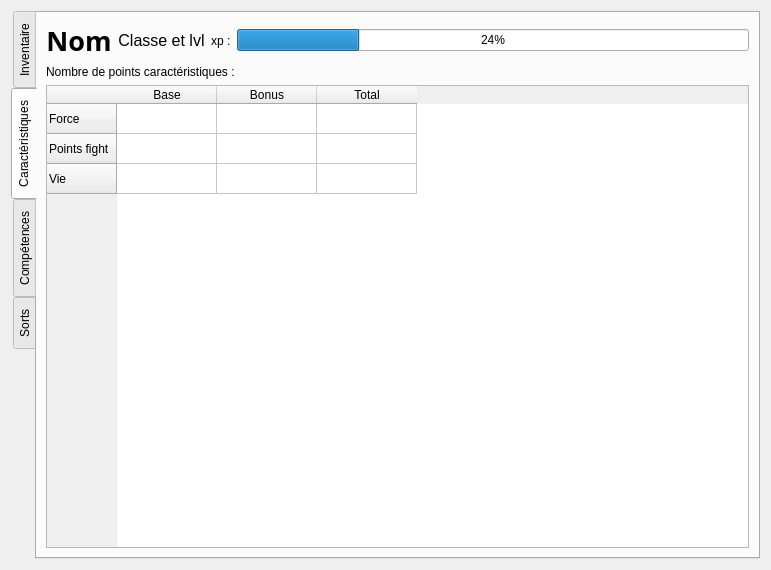
<?xml version="1.0" encoding="UTF-8"?>
<ui version="4.0">
 <class>Caracteristiques</class>
 <widget class="QDialog" name="Caracteristiques">
  <property name="geometry">
   <rect>
    <x>0</x>
    <y>0</y>
    <width>771</width>
    <height>570</height>
   </rect>
  </property>
  <property name="windowTitle">
   <string>Dialog</string>
  </property>
  <property name="autoFillBackground">
   <bool>false</bool>
  </property>
  <property name="sizeGripEnabled">
   <bool>false</bool>
  </property>
  <layout class="QVBoxLayout" name="verticalLayout_4">
   <item>
    <widget class="QTabWidget" name="tout">
     <property name="tabPosition">
      <enum>QTabWidget::West</enum>
     </property>
     <property name="currentIndex">
      <number>1</number>
     </property>
     <widget class="QWidget" name="inventaire">
      <attribute name="title">
       <string>Inventaire</string>
      </attribute>
      <layout class="QHBoxLayout" name="horizontalLayout">
       <item>
        <layout class="QVBoxLayout" name="lay_touteslesvus">
         <item>
          <layout class="QHBoxLayout" name="lay_vuobjet">
           <item>
            <widget class="QFrame" name="objets_gauche">
             <property name="frameShape">
              <enum>QFrame::StyledPanel</enum>
             </property>
             <property name="frameShadow">
              <enum>QFrame::Raised</enum>
             </property>
            </widget>
           </item>
           <item>
            <layout class="QVBoxLayout" name="lay_vu">
             <item>
              <widget class="QLabel" name="vuperso">
               <property name="text">
                <string>Vue du perso</string>
               </property>
              </widget>
             </item>
             <item>
              <layout class="QHBoxLayout" name="lay_argpod">
               <item>
                <widget class="QLabel" name="argent">
                 <property name="text">
                  <string>argent</string>
                 </property>
                </widget>
               </item>
               <item>
                <widget class="QProgressBar" name="pod">
                 <property name="value">
                  <number>24</number>
                 </property>
                </widget>
               </item>
              </layout>
             </item>
            </layout>
           </item>
           <item>
            <widget class="QFrame" name="objets_droite">
             <property name="frameShape">
              <enum>QFrame::StyledPanel</enum>
             </property>
             <property name="frameShadow">
              <enum>QFrame::Raised</enum>
             </property>
            </widget>
           </item>
          </layout>
         </item>
         <item>
          <layout class="QHBoxLayout" name="lay_nivetnom">
           <item>
            <widget class="QLabel" name="nomobjet">
             <property name="text">
              <string/>
             </property>
            </widget>
           </item>
           <item>
            <spacer name="spacer1">
             <property name="orientation">
              <enum>Qt::Horizontal</enum>
             </property>
             <property name="sizeHint" stdset="0">
              <size>
               <width>40</width>
               <height>20</height>
              </size>
             </property>
            </spacer>
           </item>
           <item>
            <widget class="QLabel" name="nivobjet">
             <property name="text">
              <string/>
             </property>
            </widget>
           </item>
          </layout>
         </item>
         <item>
          <layout class="QHBoxLayout" name="lay_obj">
           <item>
            <layout class="QVBoxLayout" name="lay_podimage">
             <item>
              <widget class="QLabel" name="podobjet">
               <property name="text">
                <string/>
               </property>
              </widget>
             </item>
             <item>
              <widget class="QLabel" name="imageobjet">
               <property name="text">
                <string>Séléctionnez un objet.</string>
               </property>
              </widget>
             </item>
            </layout>
           </item>
           <item>
            <widget class="QTabWidget" name="tab_effetcondition">
             <property name="currentIndex">
              <number>0</number>
             </property>
             <widget class="QWidget" name="attaque">
              <attribute name="title">
               <string>Attaque</string>
              </attribute>
              <layout class="QVBoxLayout" name="verticalLayout_3"/>
             </widget>
             <widget class="QWidget" name="effet">
              <attribute name="title">
               <string>Effet</string>
              </attribute>
              <layout class="QVBoxLayout" name="verticalLayout_2">
               <item>
                <widget class="QTextEdit" name="descr_effet"/>
               </item>
              </layout>
             </widget>
             <widget class="QWidget" name="conditions">
              <attribute name="title">
               <string>Conditions</string>
              </attribute>
              <layout class="QVBoxLayout" name="verticalLayout">
               <item>
                <widget class="QTextEdit" name="descr_condition"/>
               </item>
              </layout>
             </widget>
            </widget>
           </item>
          </layout>
         </item>
         <item>
          <widget class="QPlainTextEdit" name="description">
           <property name="readOnly">
            <bool>true</bool>
           </property>
           <property name="plainText">
            <string/>
           </property>
          </widget>
         </item>
        </layout>
       </item>
       <item>
        <layout class="QHBoxLayout" name="lay_inventaire"/>
       </item>
      </layout>
     </widget>
     <widget class="QWidget" name="caracteristiques">
      <attribute name="title">
       <string>Caractéristiques</string>
      </attribute>
      <layout class="QVBoxLayout" name="verticalLayout_5">
       <item>
        <layout class="QHBoxLayout" name="lay_nom_lvl_classe">
         <item>
          <widget class="QLabel" name="nom">
           <property name="font">
            <font>
             <family>Droid Sans Arabic</family>
             <pointsize>20</pointsize>
             <weight>75</weight>
             <bold>true</bold>
            </font>
           </property>
           <property name="text">
            <string>Nom</string>
           </property>
           <property name="alignment">
            <set>Qt::AlignCenter</set>
           </property>
          </widget>
         </item>
         <item>
          <widget class="QLabel" name="classe_lvl">
           <property name="font">
            <font>
             <pointsize>12</pointsize>
            </font>
           </property>
           <property name="text">
            <string>Classe et lvl</string>
           </property>
           <property name="alignment">
            <set>Qt::AlignCenter</set>
           </property>
          </widget>
         </item>
         <item>
          <widget class="QLabel" name="labelXp">
           <property name="text">
            <string>xp :</string>
           </property>
          </widget>
         </item>
         <item>
          <widget class="QProgressBar" name="barre_xp">
           <property name="value">
            <number>24</number>
           </property>
          </widget>
         </item>
        </layout>
       </item>
       <item>
        <widget class="QLabel" name="text_pointscara">
         <property name="text">
          <string>Nombre de points caractéristiques :</string>
         </property>
        </widget>
       </item>
       <item>
        <widget class="QTableWidget" name="tab_cara">
         <property name="editTriggers">
          <set>QAbstractItemView::NoEditTriggers</set>
         </property>
         <property name="tabKeyNavigation">
          <bool>false</bool>
         </property>
         <property name="showDropIndicator" stdset="0">
          <bool>false</bool>
         </property>
         <property name="dragDropOverwriteMode">
          <bool>false</bool>
         </property>
         <row>
          <property name="text">
           <string>Force</string>
          </property>
         </row>
         <row>
          <property name="text">
           <string>Points fight</string>
          </property>
         </row>
         <row>
          <property name="text">
           <string>Vie</string>
          </property>
         </row>
         <column>
          <property name="text">
           <string>Base</string>
          </property>
         </column>
         <column>
          <property name="text">
           <string>Bonus</string>
          </property>
         </column>
         <column>
          <property name="text">
           <string>Total</string>
          </property>
         </column>
         <item row="0" column="0">
          <property name="text">
           <string/>
          </property>
          <property name="flags">
           <set>ItemIsDragEnabled|ItemIsUserCheckable|ItemIsEnabled</set>
          </property>
         </item>
         <item row="0" column="1">
          <property name="flags">
           <set>ItemIsDragEnabled|ItemIsUserCheckable|ItemIsEnabled</set>
          </property>
         </item>
         <item row="0" column="2">
          <property name="flags">
           <set>ItemIsDragEnabled|ItemIsUserCheckable|ItemIsEnabled</set>
          </property>
         </item>
         <item row="1" column="0">
          <property name="flags">
           <set>ItemIsDragEnabled|ItemIsUserCheckable|ItemIsEnabled</set>
          </property>
         </item>
         <item row="1" column="1">
          <property name="flags">
           <set>ItemIsDragEnabled|ItemIsUserCheckable|ItemIsEnabled</set>
          </property>
         </item>
         <item row="1" column="2">
          <property name="flags">
           <set>ItemIsDragEnabled|ItemIsUserCheckable|ItemIsEnabled</set>
          </property>
         </item>
         <item row="2" column="0">
          <property name="flags">
           <set>ItemIsDragEnabled|ItemIsUserCheckable|ItemIsEnabled</set>
          </property>
         </item>
         <item row="2" column="1">
          <property name="flags">
           <set>ItemIsDragEnabled|ItemIsUserCheckable|ItemIsEnabled</set>
          </property>
         </item>
         <item row="2" column="2">
          <property name="flags">
           <set>ItemIsDragEnabled|ItemIsUserCheckable|ItemIsEnabled</set>
          </property>
         </item>
        </widget>
       </item>
      </layout>
     </widget>
     <widget class="QWidget" name="competences">
      <attribute name="title">
       <string>Compétences</string>
      </attribute>
      <layout class="QVBoxLayout" name="verticalLayout_6">
       <item>
        <widget class="QTabWidget" name="tab_metiers">
         <property name="currentIndex">
          <number>-1</number>
         </property>
        </widget>
       </item>
      </layout>
     </widget>
     <widget class="QWidget" name="widgetSort">
      <attribute name="title">
       <string>Sorts</string>
      </attribute>
     </widget>
    </widget>
   </item>
  </layout>
 </widget>
 <resources/>
 <connections/>
</ui>
